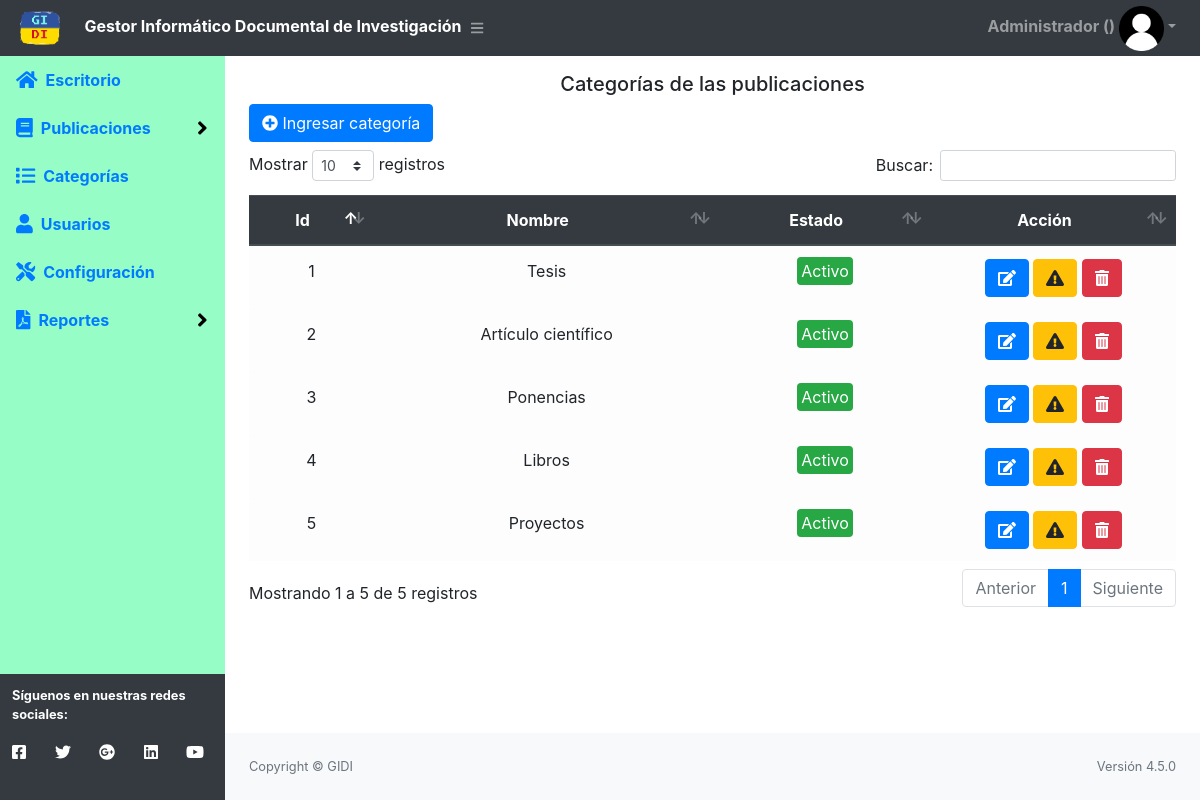
The app's page /materia (signed in) with its own data.
### tables this page shows
CREATE TABLE IF NOT EXISTS `materia` (
  `id` int(11) NOT NULL AUTO_INCREMENT,
  `materia` text NOT NULL,
  `estado` int(11) NOT NULL DEFAULT '1',
  PRIMARY KEY (`id`)
);

### index.php (called while the page is built, shortened)
<?php
require_once("Helpers/Helpers.php");
$url = isset($_GET['url']) ? $_GET['url'] : "home/home";
$arrUrl = explode("/", $url);
$controller = $arrUrl[0];
$methop = $arrUrl[0];
require_once("Libraries/Core/Load.php");
?>

### Libraries/Core/Controllers.php (called while the page is built, shortened)
<?php
class Controllers{
    public function loadModel()
    {
        $model = get_class($this)."Model";
        $routClass = "Models/".$model.".php";
    }
}
?>

### Libraries/Core/Conexion.php (called while the page is built)
<?php
class Conexion{
    private $conect;
    public function __construct()
    {
      $conexion = "mysql:host=".HOST.";dbname=".BD.";.CHARSET.";
      try {
          $this->conect = new PDO($conexion, DB_USER, PASS);
          $this->conect->setAttribute(PDO::ATTR_ERRMODE, PDO::ERRMODE_EXCEPTION);
      } catch (PDOException $e) {
          $this->conect = "Error en la conexion";
          echo "Error: " . $e->getMessage();
      }
    }
    public function conect()
    {
        return $this->conect;
    }
}
?>

### Libraries/Core/Mysql.php (called while the page is built, shortened)
<?php
class Mysql extends Conexion{
    private $conexion;
    function __construct()
    {
        $this->conexion = new Conexion();
        $this->conexion = $this->conexion->conect();
    }
    public function select_all(string $query){
        $this->strquery = $query;
        $result = $this->conexion->prepare($this->strquery);
        $result->execute();
        $data = $result->fetchall(PDO::FETCH_ASSOC);
        return $data;
    }
}
?>

### Helpers/Helpers.php (called while the page is built)
<?php
function base_url()
{
    return BASE_URL;
}
function encabezado($data="")
{
    $VistaH = "Views/template/header.php";
    require_once($VistaH);
}
function pie($data="")
{
    $VistaP = "Views/template/footer.php";
    require_once($VistaP);
}
?>

### Libraries/Core/Views.php (called while the page is built)
<?php
class Views{
    function getView($controller, $view, $data="", $alert="", $config = "", $cliente = "")
    {
        $controller = get_class($controller);
        if ($controller == "home") {
            $view = "Views/".$view.".php";
        }else{
            $view = "Views/" . $controller . "/" . $view . ".php";
        }
        require_once($view);
    }
}
?>

### Controller/materia.php (called while the page is built, shortened)
<?php
class materia extends Controllers
{
    public function materia()
    {
        $data = $this->model->selectMateria();
        $this->views->getView($this, "listar", $data);
    }
}
?>

### Models/materiaModel.php (called while the page is built, shortened)
<?php
class materiaModel extends Mysql{
    public function selectMateria()
    {
        $sql = "SELECT * FROM materia";
        $res = $this->select_all($sql);
        return $res;
    }
}
?>

### Views/materia/listar.php (the view, shortened to what this page needs)
<?php encabezado()?>
<head>
</head>
<div id="layoutSidenav_content">
    <main>
        <div class="container-fluid">
            <h5 class="text-center">Categorías de las publicaciones</h5>
            <div class="row">
                <div class="col-lg-12">
                    <button class="btn btn-primary mb-2" type="button" data-toggle="modal" data-target="#nuevoMateria"><i class="fas fa-plus-circle"></i> Ingresar categoría</button>
                    <div class="table-responsive">
                        <table class="table table-light mt-4" id="table">
                            <thead class="thead-dark">
                                <tr>
                                    <th><center>Id</center></th>
                                    <th><center>Nombre</center></th>
                                    <th><center>Estado</center></th>
                                    <th><center>Acción</center></th>
                                </tr>
                            </thead>
                            <tbody>
                                <?php foreach ($data as $materia) {
                                    if ($materia['estado'] == 1) {
                                        $estado = '<span class="badge-success p-1 rounded">Activo</span>';
                                    } else {
                                        $estado = '<span class="badge-danger p-1 rounded">Inactivo</span>';
                                    }
                                ?>
                                    <tr>
                                        <td><center><?php echo $materia['id']; ?></center></td>
                                        <td><center><?php echo $materia['materia']; ?></center></td>
                                        <td><center><?php echo $estado; ?></center></td>
                                        <td><center>
                                            <a class="btn btn-primary" href="<?php echo base_url() ?>materia/editar?id=<?php echo $materia['id'] ?>"><i class="fas fa-edit"></i></a>
                                            <?php if ($_SESSION['rol'] == 1) { ?>
                                            <?php if ($materia['estado'] == 1) { ?>
                                                <form method="post" action="<?php echo base_url() ?>materia/eliminar" class="d-inline eliminar" enctype="multipart/form-data">
                                                   <button class="btn btn-warning" type="submit"><i class="fas fa-exclamation-triangle"></i></button>
                                                </form>
                                            <?php } ?>
                                            <?php } ?>
                                            <form method="get" action="<?php echo base_url(); ?>materia/eliminar1" class="d-inline eliminar1">
                                                <button class="btn btn-danger" type="submit"><i class="fas fa-trash-alt"></i></button>
                                            </form>
                                            </center>
                                        </td>
                                    </tr>
                                <?php } ?>
                            </tbody>
                        </table>
                    </div>
                </div>
            </div>
        </div>
    </main>
    <?php pie() ?>

### Libraries/Core/Load.php (shortened to what this page needs)
<?php
$controllerFile = "Controller/" . $controller . ".php";
if (file_exists($controllerFile)) {
    $controller = new $controller();
    if (method_exists($controller, $methop)) {
        $controller->{$methop}($params);
    } else {
        require_once("Controller/Error.php");
    }
} else {
    require_once("Controller/Error.php");
}
?>

### Views/template/header.php (shortened to what this page needs)
<!DOCTYPE html>
<html lang="es">
<head>
    <link rel="stylesheet" href="<?php echo base_url(); ?>Views\template\style.css">
    <link rel="stylesheet" href="<?php echo base_url(); ?>Assets/css/styles.css" id="theme-stylesheet">
    <link rel="stylesheet" href="<?php echo base_url(); ?>Assets/css/select2.min.css">
    <link rel="stylesheet" href="<?php echo base_url(); ?>Assets/css/dataTables.bootstrap4.min.css">
</head>
<body class="sb-nav-fixed">
    <nav class="sb-topnav navbar navbar-expand navbar-dark bg-dark">
    <label for="" class="brand">
            <label for="" class="brand">
            <img src="<?php echo base_url(); ?>Views\template\logoprin.png" alt="">
            <br>
        </label>
            <a style="color:white"><b>Gestor Informático Documental de Investigación</b></a>
        </label>
        <button class="btn btn-link btn-sm order-1 order-lg-0" id="sidebarToggle" href="#"><i class="fas fa-bars"></i></button>
        <ul class="navbar-nav ml-auto">
            <li class="nav-item dropdown">
                <a class="nav-link dropdown-toggle" id="userDropdown" href="#" role="button" data-toggle="dropdown" aria-haspopup="true" aria-expanded="false"><b><?php echo $_SESSION['nombre']; ?> (<?php echo $_SESSION['cargo'];?>)
                <img src="<?php echo base_url(); ?>Assets/images/usuarios/<?php echo $_SESSION['imagen']; ?>" width="45" height="45" alt=""></b></a>
            </li>
        </ul>
    </nav>
    <div id="layoutSidenav">
        <div id="layoutSidenav_nav">
            <nav class="sb-sidenav accordion navbar-light" id="sidenavAccordion" style="background-color: #96fdc6;">
                <div class="sb-sidenav-menu">
                    <div class="nav">
                        <a class="nav-link active" href="<?php echo base_url(); ?>">
                            <div class="sb-nav-link-icon"><i class="fas fa-home fa-lg"></i></div>
                            <b>Escritorio</b>
                        </a>
                        <?php if ($_SESSION['rol'] == 1) { ?>
                        <a class="nav-link collapsed active" href="<?php echo base_url(); ?>/libros" data-toggle="collapse" data-target="#collapseLayouts" aria-expanded="false" aria-controls="collapseLayouts">
                            <div class="sb-nav-link-icon"><i class="fas fa-book fa-lg"></i></div>
                            <b>Publicaciones</b>
                            <div class="sb-sidenav-collapse-arrow"><i class="fas fa-angle-down fa-lg"></i></div>
                        </a>
                        <?php } ?>
                        <?php if ($_SESSION['rol'] == 1) { ?>
                        <a class="nav-link active" href="<?php echo base_url(); ?>materia">
                            <div class="sb-nav-link-icon"><i class="fas fa-list fa-lg"></i>
                            </div>
                            <b>Categorías</b>
                        </a>
                        <?php } ?>
                        <?php if ($_SESSION['rol'] == 1) { ?>
                            <a class="nav-link active" href="<?php echo base_url(); ?>usuarios/listar">
                                <div class="sb-nav-link-icon"><i class="fas fa-user fa-lg"></i>
                                </div>
                                <b>Usuarios</b>
                            </a>
                            <a class="nav-link active" href="<?php echo base_url(); ?>configuracion/listar">
                                <div class="sb-nav-link-icon"><i class="fas fa-tools fa-lg"></i>
                                </div>
                                <b>Configuración</b>
                            </a>
                        <?php } ?>
                        <?php if ($_SESSION['rol'] == 1) { ?>
                        <a class="nav-link collapsed active" href="<?php echo base_url(); ?>/libros" data-toggle="collapse" data-target="#collapseEst" aria-expanded="false" aria-controls="collapseLayouts">
                            <div class="sb-nav-link-icon"><i class="fas fa-file-pdf fa-lg"></i></div>
                            <b>Reportes</b>
                            <div class="sb-sidenav-collapse-arrow"><i class="fas fa-angle-down fa-lg"></i></div>
                        </a>
                        <?php } ?>
                    </div>
                </div>
                <div class="sb-sidenav-footer navbar-dark bg-dark">
                    <div class="small"><a style="color:white"><b>Síguenos en nuestras redes sociales:<p></p></b></a></div>
                    <a href="https://www.facebook.com/profile.php?id=100080916182351" class="text-white"><i class="fab fa-facebook-square"></i>&ensp;&ensp;&ensp;</a>
                    <a href="https://twitter.com/GidiRep" class="text-white"><i class="fab fa-twitter"></i>&ensp;&ensp;&ensp;</a>
                    <a href="https://news.google.com/u/2/topstories?tab=kn&hl=es-419&gl=US&ceid=US:es-419" class="text-white"><i class="fab fa-google-plus"></i>&ensp;&ensp;&ensp;</a>
                    <a href="https://www.linkedin.com/in/gidi-repositorio-586810238" class="text-white"><i class="fab fa-linkedin"></i>&ensp;&ensp;&ensp;</a>
                    <a href="https://www.youtube.com/channel/UCFM3wk4nadYpRQ2zyxdCPpw" class="text-white"><i class="fab fa-youtube"></i>&ensp;&ensp;&ensp;</a>
                </div>
            </nav>
        </div>

### Views/template/footer.php (shortened to what this page needs)
<footer class="py-4 bg-light mt-auto">
    <div class="container-fluid">
        <div class="d-flex align-items-center justify-content-between small">
            <div class="text-muted">Copyright &copy;  GIDI </div>
            <div>
                <div class="text-muted">Versión 4.5.0</div>
            </div>
        </div>
    </div>
</footer>
</div>
</body>
</html>

### Views/template/style.css (style rules this page uses)
.brand img { width: 80px; height: 80px; text-align: center; }

### records on screen
materia: id "1", materia "Tesis", estado "Activo"
materia: id "2", materia "Artículo científico", estado "Activo"
materia: id "3", materia "Ponencias", estado "Activo"
materia: id "4", materia "Libros", estado "Activo"
materia: id "5", materia "Proyectos", estado "Activo"

### other values on screen
$_SESSION['nombre'] "Administrador"
